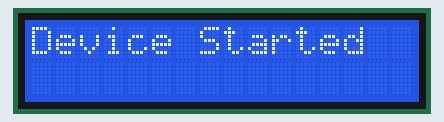
This sketch was run on a simulated ESP32. On the bench: 16×2 character LCD. WiFi joins after 1.5 s; servers stay silent unless stated.

Above: at 0.1 s.
At 2.1 s:
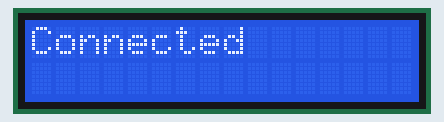
At 3.1 s:
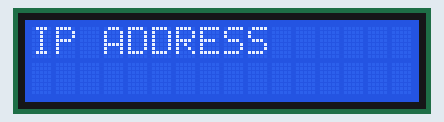
At 4.1 s:
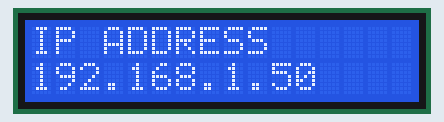

Measured:
- what the display in image 1 shows lasts 1.0 s, from 2.1 s to 3.1 s

The sketch:

Connecting_to_wifi_and_displaying_on_led.ino
```cpp
#include <WiFi.h> // declare the wifi library
#include <LiquidCrystal.h> //declare the library for lcd

LiquidCrystal lcd(19, 23, 18, 17, 16, 15);
const char* ssid = "ADITYA"; // enter the wifi name
const char* password = "050604"; // enter the wifi password

void wificonnec();

void setup()
{
WiFi.begin(ssid, password); // start searching for wifi with the given name and password
lcd.begin(16,2); // start the lcd screen and give the coordinate system
lcd.setCursor(0,0); //set the sursor in led screen to zero
lcd.print("Device Started");
delay(1000);
lcd.clear(); //clear the led screen for next command
lcd.setCursor(0,0);
wificonnec();
}

void wificonnec()
{
lcd.print("Connecting");
delay(1000);

while (WiFi.status() != WL_CONNECTED) // loop to check if the board is connected to wifi
{
  lcd.blink();
  delay(100);
  lcd.noBlink();
}

lcd.noBlink();

lcd.clear();
lcd.setCursor(0,0);
lcd.print("Connected");
delay(1000);
lcd.clear();
lcd.setCursor(0,0);
lcd.print("IP ADDRESS");
delay(1000);
lcd.setCursor(0,1);
lcd.print(WiFi.localIP()); // print the IP address of wifi on the lcd
}

void loop() {

 if(WiFi.status() != WL_CONNECTED ) //if statement to check if wifi is disconnected
 {
  lcd.clear();
  lcd.setCursor(0,0);
  lcd.print("Disconnected");
  delay(10000);
  lcd.clear();
  wificonnec(); // passing to setup function again to reconnect to wifi
 }

}
```
